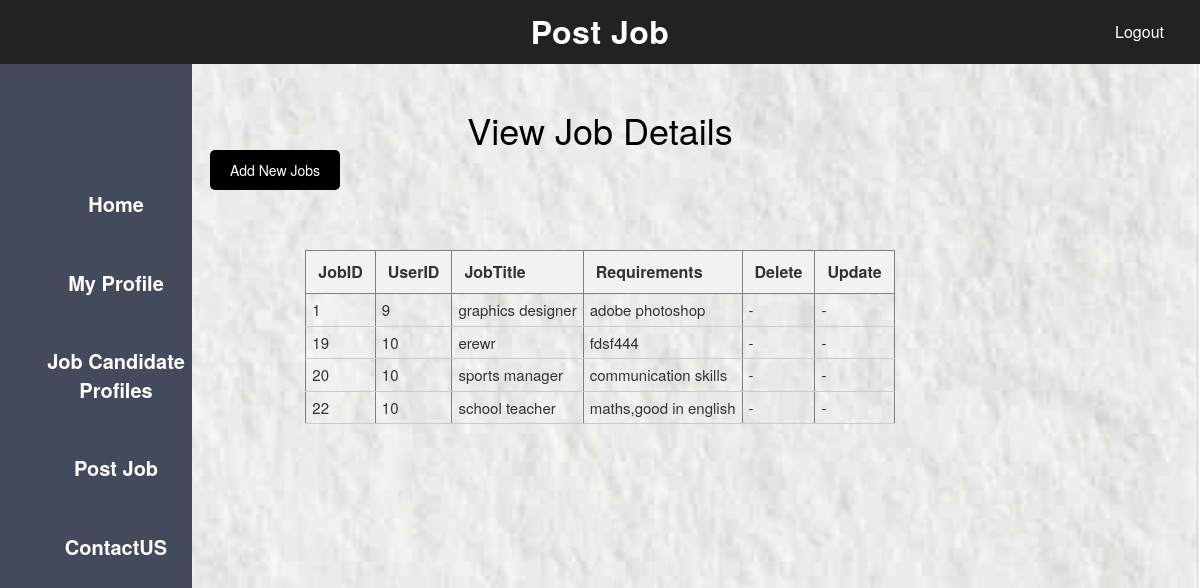
The page /postjob.php on the database its author committed.
### tables this page shows
CREATE TABLE `job` (
  `id` int(11) NOT NULL,
  `user_id` int(11) DEFAULT NULL,
  `title` varchar(50) DEFAULT NULL,
  `requirement` varchar(100) DEFAULT NULL
);

### postjob.php (the view, shortened to what this page needs)
<?php
$host="localhost";
$user="root";
$password="";
$db="job_platform";
$data=mysqli_connect($host,$user,$password,$db);
$sql = "SELECT job.id AS job_id, job.user_id, job.title, job.requirement,
               user.id AS employer_id
        FROM job
        LEFT JOIN user ON job.user_id = user.id";
$result=mysqli_query($data,$sql);
?>
<!DOCTYPE html>
<html lang="en">
<head>
	<link href="css/font-awesome.min.css" rel="stylesheet"/>
	<link href="css/bootstrap.min.css" rel="stylesheet"/>
	<link href="css/animate.min.css" rel="stylesheet"/>
    <link href="css/employer.css" rel="stylesheet"/>
</head>
<body>
        <section id="header">
           <div class="header-title">Post Job</div>
		   <div class="logout">
		       <a href="logout.php">Logout</a>
		   </div>
        </section>
		<aside>
		    <ul>
			    <li>
				    <a href="employerhome.php">Home</a>
				</li>
				<li>
				    <a href="employerprofile.php">My Profile</a>
				</li>
				<li>
				    <a href="viewJSprofileE.php">Job Candidate Profiles</a>
				</li>
				<li>
				    <a href="postjob.php">Post Job</a>
				</li>
				<li>
				    <a href="contactusE.php">ContactUS</a>
				</li>
			</ul>
		</aside>
		<div class="content">
		     <h1 class="form-title">View Job Details</h1>
			 <nav class="menu">
                <a href="addjob.php">Add New Jobs</a>
			 </nav>
		</div>
		<div class="content2">
		     <center>
			 <table border="1px">
			    <tr>
				   <th class="table_th">JobID</th>
				   <th class="table_th">UserID</th>
				   <th class="table_th">JobTitle</th>
				   <th class="table_th">Requirements</th>
				   <th class="table_th">Delete</th>
				   <th class="table_th">Update</th>
				</tr>
				<?php
                while($info=$result->fetch_assoc()) {
                $isOwner = ($info['user_id'] == $_SESSION['user_id']);
                ?>
                    <tr>
                       <td class="table_td">
                           <?php echo "{$info['job_id']}"; ?>
                       </td>
                       <td class="table_td">
                           <?php echo $info['user_id'] ?? 'User Not Found'; ?>
                       </td>
                       <td class="table_td">
                           <?php echo "{$info['title']}"; ?>
                       </td>
                       <td class="table_td">
                           <?php echo "{$info['requirement']}"; ?>
                       </td>
                           <td class="table_td">
						       <?php if($isOwner) { ?>
                                   <a onClick="return confirm('Are you sure you want to delete this job?');"
                                       class="btn btn-danger"
                                       href="deletejob.php?job_id=<?php echo $info['job_id']; ?>">
                                       Delete
                                   </a>
                               <?php } else { echo "-"; } ?>
                           </td>
                           <td class="table_td">
                               <?php if($isOwner) { ?>
                                  <a class="btn btn-primary"
                                     href="updatejob.php?job_id=<?php echo $info['job_id']; ?>">
                                     Update
                                  </a>
                               <?php } else { echo "-"; } ?>
                           </td>
                    </tr>
                <?php } ?>
			 </table>
			 </center>
		</div>
</body>
</html>

### employer.css (style rules this page uses)
body { margin: 0; background-image: url('../img/bg3.jpg'); background-size: cover; background-position: center; height: 100vh; }
#header { position: fixed; top: 0; left: 0; right: 0; height: 64px; display: flex; align-items: center; justify-content: center; background: #222; z-index: 1000; }
#header .header-title { font-size: 32px; color: #fff; margin: 0; font-weight: 700; letter-spacing: .5px; }
.logout { position: absolute; top: 50%; right: 20px; transform: translateY(-50%); }
.logout a { color: #fff; text-decoration: none; font-size: 16px; padding: 8px 16px; border-radius: 4px; transition: background-color 0.3s ease; }
ul { background-color: #424a5b; width:16%; height:100%; position:fixed; padding-top:15%; text-align:center; }
ul li { list-style:none; padding-bottom:50px; font-size:20px; }
ul li a { color: white; font-weight:bold; text-decoration:none; }
.content2 { text-align: center; margin: 60px auto 0; width: fit-content; }
.form-title { text-align: center; color: black; padding-top:70px; }
.content { width: 80%; padding:10px; margin: 10px auto; border-collapse: collapse; max-width:800px; }
.table_th { padding: 10px 12px; font-size: 16px; text-align: left; background-color: #f2f2f2; }
.table_td { padding: 5px 6px; font-size: 15px; text-align: left; border-bottom: 1px solid #ccc; }

### postjob.php (style rules this page uses)
nav.menu a { color: white; background-color: black; text-decoration: none; padding: 10px 20px; border-radius: 5px; text-align:center }

### rows shown on the page
job: id "1", user "9", title "graphics designer", requirement "adobe photoshop"
job: id "19", user "10", title "erewr", requirement "fdsf444"
job: id "20", user "10", title "sports manager", requirement "communication skills"
job: id "22", user "10", title "school teacher", requirement "maths,good in english"
